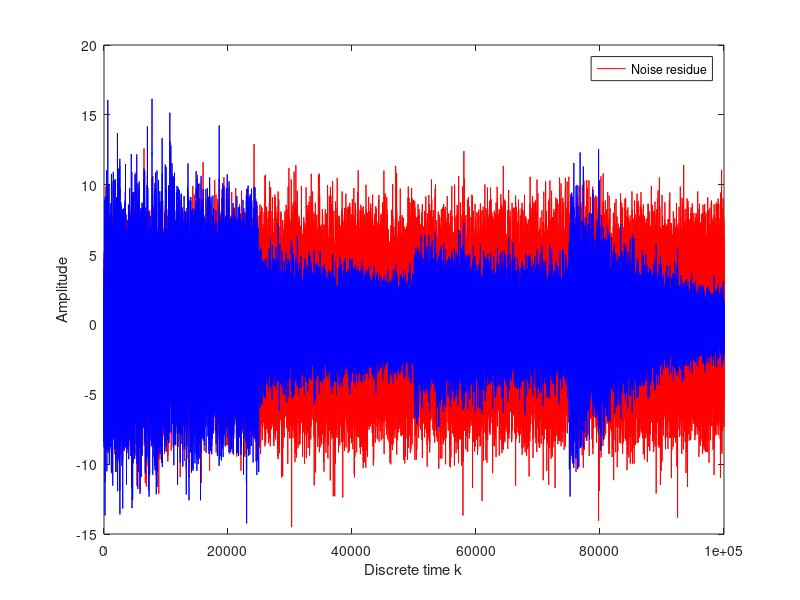

MATLAB code for this plot:

%% 
%              +-----------+                       +   
% x(k) ---+--->|   P(z)    |--yp(k)----------------> sum --+---> e(k)
%         |    +-----------+                          ^-   |
%         |                                           |    |
%% 
%% 
%         |        \                                ys(k)  |     
%         |    +-----------+          +-----------+   |    |
%         +--->|   C(z)    |--yw(k)-->|   S(z)    |---+    |
%         |    +-----------+          +-----------+        |
%         |            \                                   |
%         |             \----------------\                 |
%         |                               \                |
%         |    +-----------+          +-----------+        |
%         +--->|   Sh(z)   |--xs(k)-->|    LMS    |<-------+
%              +-----------+          +-----------+        
% 
% I used FIR filter to model P(z), C(z), S(z), and Sh(z).
% 
% Imagine that the noise x(k) is propagating from the source to the sensor,
% through the fluid medium P(z). The sensor measures the arriving noise as 
% yp(k). 
%
% To reduce noise, we generate another 'noise' yw(k) using the controller 
% C(z). We hope that it destructively interferes x(k). It means that the 
% controller has to be a model of the propagation medium P(z). Least mean 
% square algorithm is applied to adjust the controller coefficient/weight.
%
% However, there is also fluid medium S(z) that stay between the actuator 
% and sensor. We called it the secondary propagation path. So, to make the 
% solusion right, we need to compensate the adjustment process using Sh(z), 
% which is an estimate of S(z).
% 


% Set simulation duration (normalized) 
clear
T=100000; 

% We do not know P(z) and S(z) in reality. So we have to make dummy paths
P=[0.01 0.25 0.5 1 0.5 0.25 0.01];
Sw=P;

% Remember that the first task is to estimate S(z). So, we can generate a
% white noise signal,
noise_variance = 0.1;
x_iden= 1 * sqrt(noise_variance) * randn(T, 1);

% send it to the actuator, and measure it at the sensor position, 
y_iden=filter(Sw, 1, x_iden);

% Then, start the identification process
Shx=zeros(1,16);     % the state of Sh(z)
Shw=zeros(1,16);     % the weight of Sh(z)
e_iden=zeros(1,T);   % data buffer for the identification error

% and apply least mean square algorithm
mu=0.01;                         % learning rate
for k=1:T                      % discrete time k
    Shx=[x_iden(k) Shx(1:15)];  % update the state
    Shy=sum(Shx.*Shw);	        % calculate output of Sh(z)
    e_iden(k)=y_iden(k)-Shy;    % calculate error         
    Shw=Shw+mu*e_iden(k)*Shx;   % adjust the weight
end

% % Lets check the result
% subplot(2,1,1)
% plot([1:T], e_iden)
% ylabel('Amplitude');
% xlabel('Discrete time k');
% legend('Identification error');
% subplot(2,1,2)
% stem(Sw) 
% hold on 
% stem(Shw, 'r*')
% ylabel('Amplitude');
% xlabel('Numbering of filter tap');
% legend('Coefficients of S(z)', 'Coefficients of Sh(z)')
% 
% 
% % The second task is the active control itself. Again, we need to simulate 
% the actual condition. In practice, it should be an iterative process of
% 'measure', 'control', and 'adjust'; sample by sample. Now, let's generate 
% the noise: 
% X=randn(1,T);
noise_variance = 0.1;
X= 10 * sqrt(noise_variance) * randn(1, T);
% and measure the arriving noise at the sensor position,
Yd=filter(P, 1, X);
a=0*sin(2*pi*0.01*(1:T)');
% Initiate the system,
Cx=zeros(1,16);       % the state of C(z)
Cw=zeros(1,16);       % the weight of C(z)
Sx=zeros(size(Sw));   % the dummy state for the secondary path
e_cont=zeros(1,T); 
e2=zeros(1,T);% data buffer for the control error
Xhx=zeros(1,16);      % the state of the filtered x(k)
ahat_buffer=zeros(1,7);
x1=zeros(1,T);
% and apply the FxLMS algorithm
delta=0.0000001;
mu=0.000001;
out=zeros(1,T);% learning rate
for k = 1:T
    % Update secondary path based on the sample index
    if k <= 25000
        Sw =[0.1 0.25 0.05 0.21 0.05 0.025 0.001] ;
    elseif k <= 50000
        Sw =  1.25*P;
    elseif k <= 75000
        Sw =  P*0.75;
    else
        Sw = P*2;
    
    end
    % Cw = Cw./(sum(abs(Cw))+delta);% discrete time k
    Cx=[X(k) Cx(1:15)];            % update the controller state    
    Cy=sum(Cx.*Cw); 
    Cy1=Cy+a(k);
    % Cy1=Cy;% calculate the controller output	
    Sx=[Cy1 Sx(1:length(Sx)-1)]; 
    ahat_buffer=[a(k) ahat_buffer(1:size(Sw)-1)];% propagate to secondary path
    % x1(k)=sum(Sx.*Sw);

    e=Yd(k)-sum(Sx.*Sw);%output
    e1=e+sum(ahat_buffer.*Shw);
    e_cont(k)=e1;
    out(k)=e;
    % measure the residue
    Shx=[X(k) Shx(1:15)];          % update the state of Sh(z)
    Xhx=[sum(Shx.*Shw) Xhx(1:15)]; % calculate the filtered x(k)
    Cw=Cw+mu*e_cont(k)*Xhx; 
    % mse1(k) = mean(e_cont(1:k).^2);
    % e2(k)=e1;% adjust the controller weight
end
% 
figure
% subplot(3, 1, 1)
plot([1:T], X,'r')
ylabel('Amplitude');
xlabel('Discrete time k');
legend('Input Noise')
hold on
plot([1:T], e_cont,'b')
ylabel('Amplitude');
xlabel('Discrete time k');
legend('Noise residue')

% xlim([ T]);  % Set x-axis limit to start from 500
% 
% subplot(3, 1, 2)
% plot([1:T], a)
% ylabel('Amplitude');
% xlabel('Discrete time k');
% legend('Desired signal')
% % xlim([10000 T]);  % Set x-axis limit to start from 500

% subplot(3, 1, 3)
% plot([1:T], out)
% ylabel('Amplitude');
% xlabel('Discrete time k');
% legend('Output')
% xlim([10000 T]);  % Set x-axis limit to start from 500


